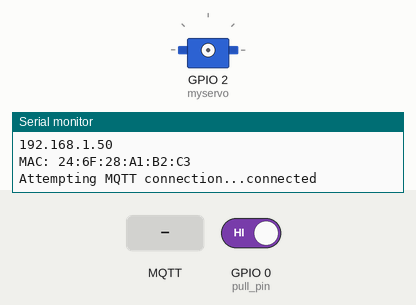
The sketch below on a simulated ESP8266 (NodeMCU). On the bench: servo, the last lines printed to the serial monitor. The inputs (shaded band) are chosen by the test bench; at power-on: GPIO 0 (pull_pin) HIGH. WiFi joins after 1.5 s; servers stay silent unless stated; no MQTT or app messages arrive unless stated.

Above: at 2.7 s.
2.8 s: GPIO 0 (pull_pin) driven LOW
At 3.7 s:
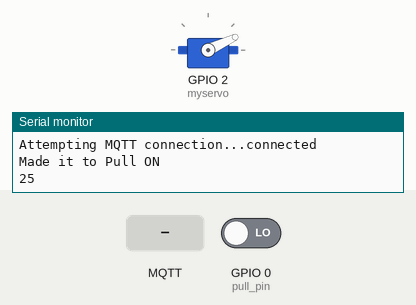
4.8 s: MQTT message "5" arrives on the second subscribed topic
At 6.4 s:
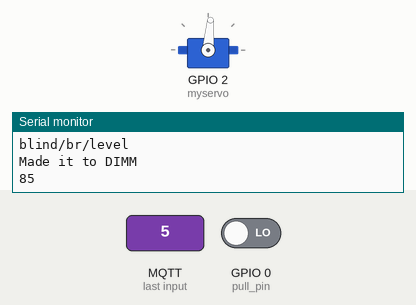
6.8 s: MQTT message "blind/br/command" arrives on the first subscribed topic
8.3 s: MQTT message "ON" arrives on the first subscribed topic
At 9.1 s:
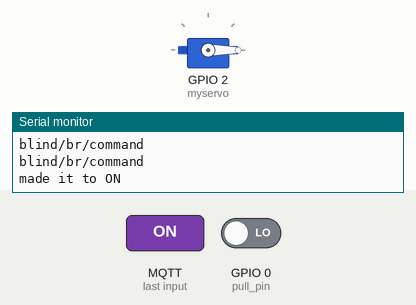
10.3 s: GPIO 0 (pull_pin) driven HIGH
At 11.8 s:
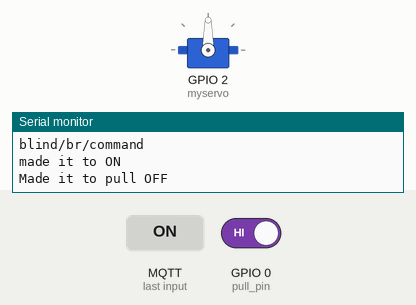
12.3 s: MQTT message "OFF" arrives on the first subscribed topic
Timing chart, 0 to 14.8 s (numbered marks = the images above; inputs shaded):
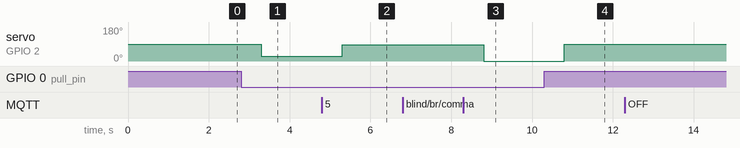

The sketch:

mqttblinds.ino
```cpp
#include <Servo.h>

#include <ESP8266WiFi.h>
#include <ESP8266WiFiAP.h>
#include <ESP8266WiFiGeneric.h>
#include <ESP8266WiFiMulti.h>
#include <ESP8266WiFiScan.h>
#include <ESP8266WiFiSTA.h>
#include <ESP8266WiFiType.h>
#include <WiFiClient.h>
#include <WiFiClientSecure.h>
#include <WiFiServer.h>
#include <WiFiUdp.h>

#include <PubSubClient.h>


/************ WIFI and MQTT INFORMATION (CHANGE THESE FOR YOUR SETUP) ******************/
#define wifi_ssid "" //enter your WIFI SSID
#define wifi_password "" //enter your WIFI Password

#define mqtt_server "" // Enter your MQTT server adderss or IP. I use my DuckDNS adddress (yourname.duckdns.org) in this field
#define mqtt_user "" //enter your MQTT username
#define mqtt_password "" //enter your password


WiFiClient espClient;
PubSubClient client(espClient);

Servo myservo;

int val;
int itsatrap = 0;
int toggle = 1;
int pull_pin = 0;


void setup() {
  Serial.begin(115200);

  setup_wifi();

  client.setServer(mqtt_server, 1883); //CHANGE PORT HERE IF NEEDED
  client.setCallback(callback);

  Serial.println();
  Serial.print("MAC: ");
  Serial.println(WiFi.macAddress());

  pinMode(pull_pin, INPUT);

}


void setup_wifi() {

  delay(10);
  Serial.println();
  Serial.print("Connecting to ");
  Serial.println(wifi_ssid);

  WiFi.mode(WIFI_STA);
  WiFi.begin(wifi_ssid, wifi_password);

  while (WiFi.status() != WL_CONNECTED) {
    delay(500);
    Serial.print(".");
  }

  Serial.println("");
  Serial.println("WiFi connected");
  Serial.println("IP address: ");
  Serial.println(WiFi.localIP());
}

void callback(char* topic, byte* payload, unsigned int length) {
    char p[length + 1];
    memcpy(p, payload, length);
    p[length] = NULL;
    String message(p);
    String mytopic(topic);
    Serial.println(mytopic);
    if (itsatrap == 0 && mytopic == "blind/br/command" && message.equals("ON")){
      Serial.println("made it to ON");
      myservo.attach(2);
      delay(500);
      myservo.write(0);
      client.publish("blind/br/state", "ON");
      delay(1000);
      myservo.detach();
      }
    else if (mytopic == "blind/br/command" && message.equalsIgnoreCase("OFF")){
      Serial.println("Made it to OFF");
      myservo.attach(2);
      delay(500);
      myservo.write(90);
      client.publish("blind/br/state", "OFF");
      delay(1000);
      myservo.detach();
    }
    else if (mytopic == "blind/br/level"){
      Serial.println("Made it to DIMM");
      myservo.attach(2);
      delay(500);
      val = message.toInt(); //converts command to integer to be used for positional arrangement
      val = map (val, 0, 99, 0, 90);
      val = (90 - val);
      myservo.write(val);
      Serial.println(val);
      client.publish("blind/br/state", "ON");
      delay(1000);
      myservo.detach();
      itsatrap = 1;
    }
    else{
        itsatrap = 0;
    }

}


void loop() {

  if (!client.connected()) {
    reconnect();
  }

  if (digitalRead(pull_pin) != toggle)
    {
      toggle = digitalRead(pull_pin);
      if (!toggle)
      {
        Serial.println("Made it to Pull ON");
        myservo.attach(2);
        delay(500);
        myservo.write(25);
        Serial.println(25);
        client.publish("blind/br/state", "ON");
        delay(1000);
        myservo.detach();
        itsatrap = 1;
      }
      else
      {
        Serial.println("Made it to pull OFF");
        myservo.attach(2);
        delay(500);
        myservo.write(90);
        client.publish("blind/br/state", "OFF");
        delay(1000);
        myservo.detach();
      }

    }
  client.loop();
}


void reconnect() {
  // Loop until we're reconnected
    while (!client.connected()) {
    Serial.print("Attempting MQTT connection...");
    // Attempt to connect
  if (client.connect("ESPBlindstl", mqtt_user, mqtt_password)) {
      Serial.println("connected");

      client.subscribe("blind/br/command");
      client.subscribe("blind/br/level");
      client.publish("blind/br/command", "OFF");
    } else {
      Serial.print("failed, rc=");
      Serial.print(client.state());
      Serial.println(" try again in 5 seconds");
      // Wait 5 seconds before retrying
      delay(5000);
    }
  }
}
```

Measured:
- after the input at 2.8 s, servo on GPIO 2 (myservo): 90° → 25° after 0.50 s
- after the input at 4.8 s, servo on GPIO 2 (myservo): 25° → 85° after 0.50 s
- after the input at 8.3 s, servo on GPIO 2 (myservo): 85° → 0° after 0.50 s
- after the input at 10.3 s, servo on GPIO 2 (myservo): 0° → 90° after 0.50 s
